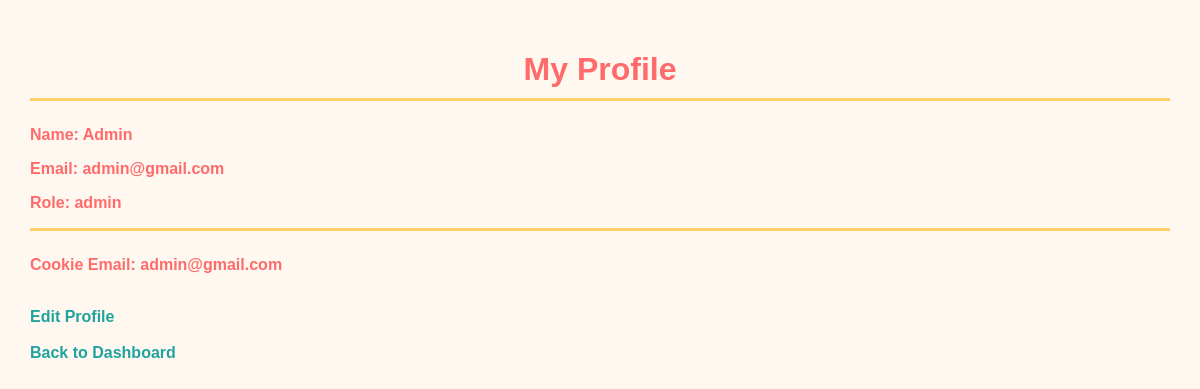
Screenshot of /admin/view/admin/profile/view-profile.php (signed in) with the database file from the repository.
### tables this page shows
CREATE TABLE `users` (
  `id` int(11) NOT NULL,
  `name` varchar(100) NOT NULL,
  `email` varchar(100) NOT NULL,
  `password` varchar(255) NOT NULL,
  `role` varchar(20) NOT NULL
);

### admin/model/user.php (called while the page is built, shortened)
<?php
require_once __DIR__ . '/../../model/dbConnect.php';
function getUserById($id)
{
    global $conn;
    $sql = "SELECT id, name, email, role
            FROM users
            WHERE id = $id";
    $result = mysqli_query($conn, $sql);
    if ($result) {
        $user = mysqli_fetch_assoc($result);
        if ($user) {
            return $user;
        }
    }
    return array();
}
?>

### admin/controller/AdminController.php (called while the page is built, shortened)
<?php
require_once __DIR__ . '/../model/user.php';
class AdminController
{
    public function profile($id)
    {
        return getUserById($id);
    }
}
?>

### admin/view/admin/profile/view-profile.php (the view, shortened to what this page needs)
<?php
require_once '../../../controller/AdminController.php';
$admin = new AdminController();
$id = isset($_SESSION['id'])
    ? $_SESSION['id']
    : 1;
$user = $admin->profile($id);
?>
<!DOCTYPE html>
<html>
<head>
    <link rel="stylesheet" href="/cms/style.css">
</head>
<body>
    <h1>My Profile</h1>
    <hr>
    <p>
        Name:
        <?php
        echo isset($user['name'])
            ? htmlspecialchars($user['name'])
            : "Admin";
        ?>
    </p>
    <p>
        Email:
        <?php
        echo isset($user['email'])
            ? htmlspecialchars($user['email'])
            : "";
        ?>
    </p>
    <p>
        Role:
        <?php
        echo isset($user['role'])
            ? htmlspecialchars($user['role'])
            : "Admin";
        ?>
    </p>
    <hr>
    <?php
    if (isset($_COOKIE['userEmail'])) {
        echo "<p>Cookie Email: "
            . htmlspecialchars($_COOKIE['userEmail'])
            . "</p>";
    }
    ?>
    <br>
    <a href="edit-profile.php">
        Edit Profile
    </a>
    <br><br>
    <a href="../dashboard.php">
        Back to Dashboard
    </a>
</body>
</html>

### style.css (style rules this page uses)
body { font-family: Arial; background-color: #fff8f0; margin: 0; padding: 30px; color: #333333; }
h1 { text-align: center; color: #ff6b6b; margin-bottom: 10px; }
hr { border: 0; height: 3px; background-color: #ffd166; margin-bottom: 25px; }
a { color: #20a39e; text-decoration: none; font-weight: bold; }
p { color: #ff6b6b; font-weight: bold; }

### rows the page displays
users: name "Admin", email "admin@gmail.com", role "admin"

### other values shown
$_COOKIE['userEmail'] "admin@gmail.com"
